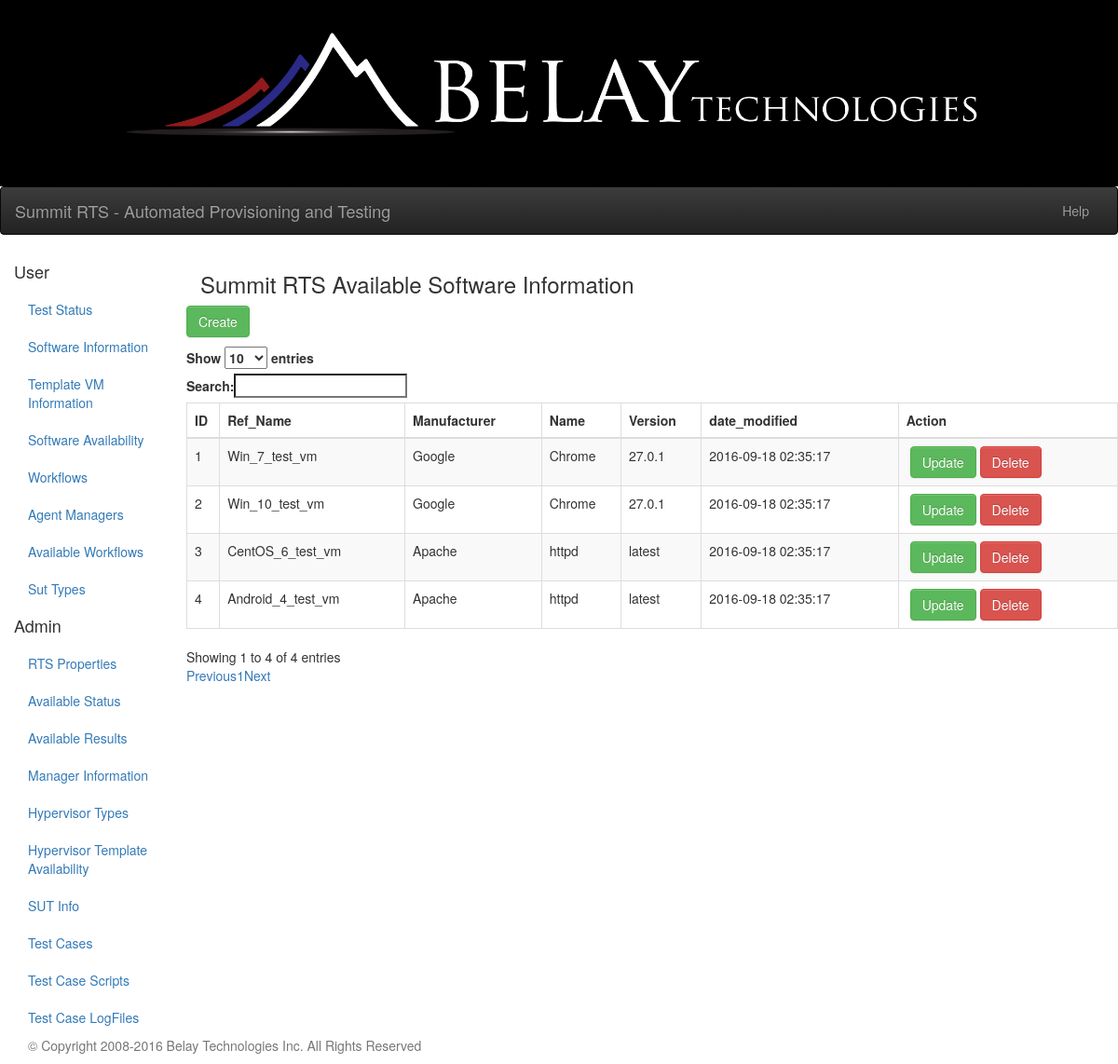
The app's page /User-Interface/available_software.php, older data.
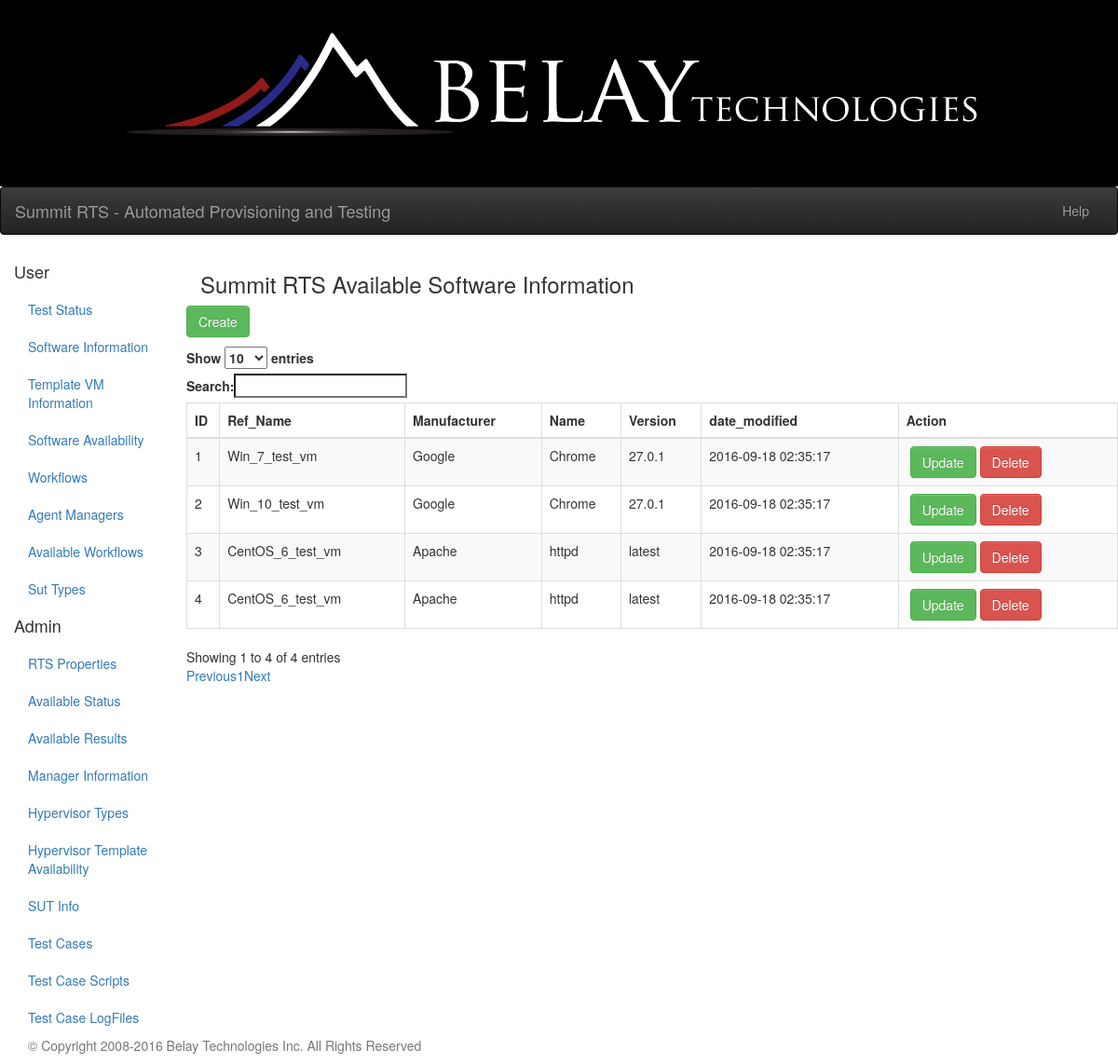
The same page, newer data.
### tables this page shows
CREATE TABLE AVAILABLE_SOFTWARE (
  ID int(11) NOT NULL AUTO_INCREMENT,
  Software_ID int(11) NOT NULL,
  VM_Template_ID int(11) NOT NULL,
  PRIMARY KEY (ID),
  FOREIGN KEY(VM_Template_ID) REFERENCES VM_TEMPLATES(ID),
  FOREIGN KEY(Software_ID) REFERENCES SOFTWARE(ID),
  date_modified TIMESTAMP NOT NULL DEFAULT CURRENT_TIMESTAMP ON UPDATE CURRENT_TIMESTAMP
);

CREATE TABLE VM_TEMPLATES (
  ID int(11) NOT NULL AUTO_INCREMENT,
  Ref_Name varchar(100) NOT NULL,
  OS varchar(100) NOT NULL,
  OS_Type varchar(100) NOT NULL,
  OS_Version varchar(50) NOT NULL,
  OS_Service_Pack varchar(50) NOT NULL,
  OS_Arch varchar(10) NOT NULL,
  OS_User_Name varchar(100) NOT NULL,
  OS_User_PWD varchar(100) NOT NULL,
  PRIMARY KEY (ID),
  UNIQUE (Ref_Name),
  date_modified TIMESTAMP NOT NULL DEFAULT CURRENT_TIMESTAMP ON UPDATE CURRENT_TIMESTAMP
);

CREATE TABLE SOFTWARE (
  ID int(11) NOT NULL AUTO_INCREMENT,
  Manufacturer varchar(100) NOT NULL,
  Name varchar(100) NOT NULL,
  Version varchar(25) NOT NULL,
  PRIMARY KEY (ID),
  CONSTRAINT UK_SOFTWARE UNIQUE (Manufacturer,Name,Version),
  date_modified TIMESTAMP NOT NULL DEFAULT CURRENT_TIMESTAMP ON UPDATE CURRENT_TIMESTAMP
);

### User-Interface/available_software.php (the view, shortened to what this page needs)
<!DOCTYPE html>
<html lang="en">
<?php
require_once 'components/header.php';
?>
<head>
<link href="css/styles.css" rel="stylesheet" />
<link href="https://netdna.bootstrapcdn.com/bootstrap/3.0.3/css/bootstrap.min.css" rel="stylesheet" />
<link href="https://cdn.datatables.net/plug-ins/1.10.7/integration/bootstrap/3/dataTables.bootstrap.css" rel="stylesheet" />
</head>
<body>
    <div class="container-fluid">
    	<div class="row">
			<div class="col-sm-9 col-md-10 col-lg-10 main">
				<h3>Summit RTS Available Software Information</h3>
				<div class="row">
					<p>
						<a href="createVMTemplate.php" class="btn btn-success">Create</a>
					</p>
					<table id="example" class="table table-striped table-bordered">
						<thead>
							<tr>
							<th>ID</th>
							<th>Ref_Name</th>
							<th>Manufacturer</th>
							<th>Name</th>
							<th>Version</th>
							<th>date_modified</th>
							<th>Action</th>
							</tr>
						</thead>
						<tbody>
							<?php
							$pdo = Database::connect();
							$sql = 'select a.ID,'
										. 'a.Software_ID,'
										. 'a.VM_Template_ID,'
										. 'vt.Ref_Name,'
										. 's.Manufacturer,'
										. 's.Name, '
										. 's.Version, '
										. 's.date_modified '
									. 'from AVAILABLE_SOFTWARE a '
									. 'join software s on a.Software_ID=s.ID '
									. 'join VM_TEMPLATES vt on a.VM_Template_ID=vt.ID ';
							foreach ($pdo->query($sql) as $row) {
								echo '<tr>';
								echo '<td>'. $row['ID'] . '</td>';
								echo '<td>'. $row['Ref_Name'] . '</td>';
								echo '<td>'. $row['Manufacturer'] . '</td>';
								echo '<td>'. $row['Name'] . '</td>';
								echo '<td>'. $row['Version'] . '</td>';
								echo '<td>'. $row['date_modified'] . '</td>';
							   	echo '<td>';
							   	echo '<a class="btn btn-success" href="update.php?id='.$row['ID'].'">Update</a>';
							   	echo '<a class="btn btn-danger" href="delete.php?id='.$row['ID'].'">Delete</a>';
							   	echo '</td>';
								echo '</tr>';
							}
							?>
						</tbody>
					</table>
		   		</div>
			</div>
		</div>
	</div>
</body>
<?php
require_once 'components/footer.php';
?>
</html>

### User-Interface/components/header.php (shortened to what this page needs)
<!DOCTYPE html>
<html lang="en">
    <head>
        <link rel="stylesheet" href="styles.css" />
        <link rel="stylesheet" href="https://code.jquery.com/ui/1.12.0/themes/base/jquery-ui.css" />
        <link rel="stylesheet" href="https://maxcdn.bootstrapcdn.com/font-awesome/4.6.3/css/font-awesome.min.css" />
        <link rel="stylesheet" href="https://maxcdn.bootstrapcdn.com/bootstrap/3.3.6/css/bootstrap.min.css">
        <link rel="stylesheet" href="https://cdnjs.cloudflare.com/ajax/libs/twitter-bootstrap/3.3.6/css/bootstrap-theme.min.css" />
        <link rel="stylesheet" href="https://cdnjs.cloudflare.com/ajax/libs/jquery-bootgrid/1.3.1/jquery.bootgrid.min.css">
    </head>
    <body>
        <div class="header"></div>
        <nav class="navbar navbar-inverse">
            <div class="container-fluid">
                <div class="navbar-header">
                    <a class="navbar-brand" href="index.php">Summit RTS - Automated Provisioning and Testing</a>
                </div>
                <div id="navbar" class="navbar-collapse collapse">
                    <ul class="nav navbar-nav navbar-right">
                        <li><a href="https://github.com/BelayTechnologies/SummitRTS">Help</a></li>
                    </ul>
                </div>
            </div>
        </nav>

### User-Interface/components/footer.php
<footer class="footer">
    <div class="container">
        <p class="text-muted">&copy; Copyright 2008-2016 Belay Technologies Inc. All Rights Reserved</p>
    </div>
</footer>

### User-Interface/css/styles.css (style rules this page uses)
.header { background-image: url(../img/Belay_Final_Horizontal1_Black.jpg); background-position: center; background-repeat: no-repeat; background-size: contain; height: 200px; background-color: black; }

Row changes from the older to the newer data that the page shows:
changed available_software id 4: VM_Template_ID.Ref_Name "Android_4_test_vm" → "CentOS_6_test_vm"
